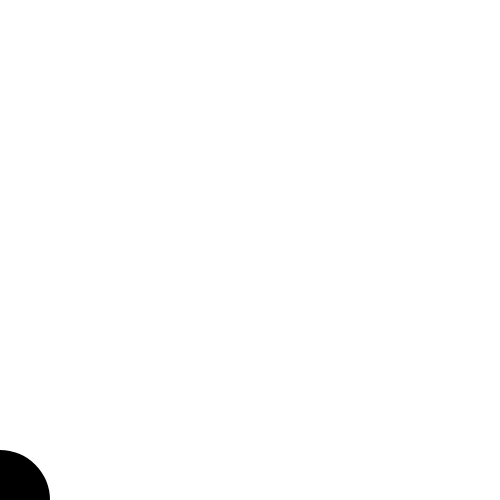
Frame 1 (no input)
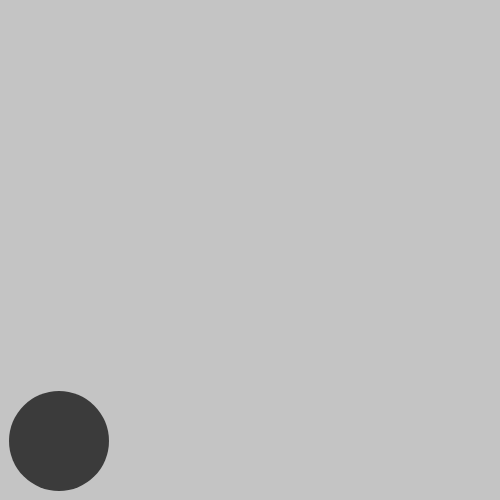
Frame 60 (no input)
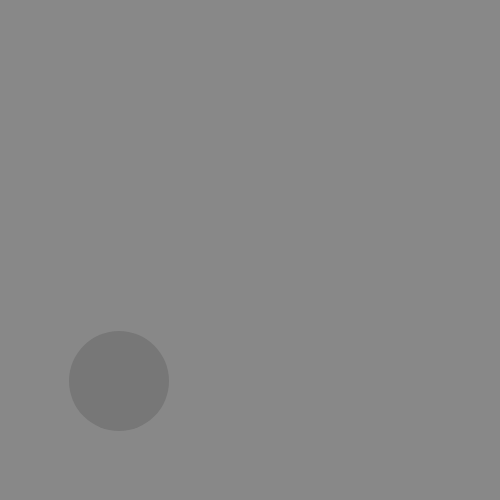
Frame 120 (the mouse pressed at the canvas centre since frame 60)

The p5.js sketch that drew these frames (run headless with seeded random() and noise() and a simulated clock; from frame 60 on, the mouse is pressed at the canvas centre):

// p5.js sketch
// ── sketch.js
let x = 0;
let y = 0;
let gs = 0;

function setup()
{
  createCanvas(500,500);
  fill(255);
  noStroke();
  y = height;
}

function draw(){
  background(255-gs);
  fill(gs);
  circle(x,y,100);
  x = x + 1;
  y = y - 1;
  gs = gs + 1
  
}
